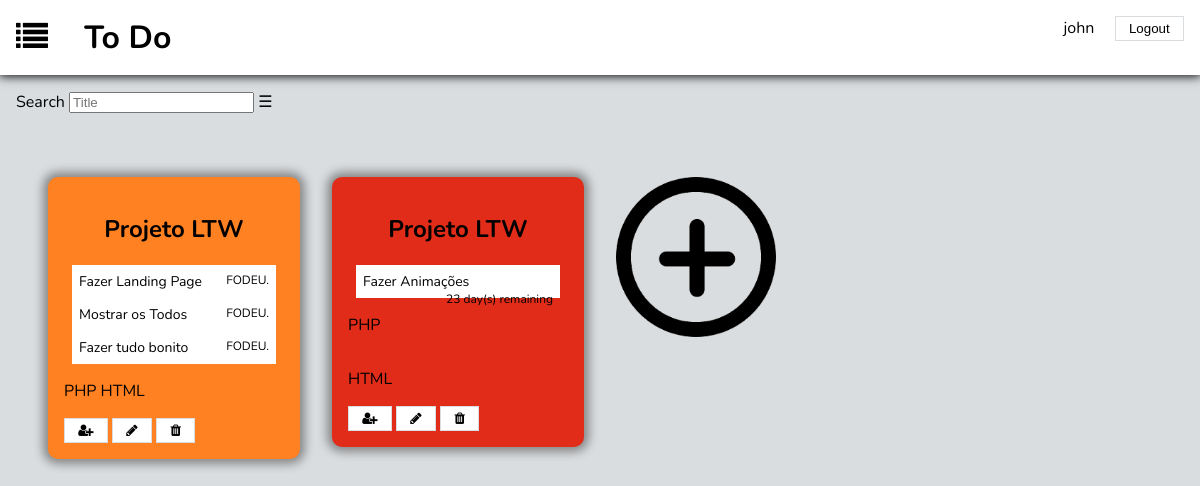
The page /home_page.php (signed in) on the database its author committed.
### tables this page shows
CREATE TABLE belongs (
	list_id INTEGER REFERENCES lists NOT NULL, 
	usr_id INTEGER REFERENCES users NOT NULL,
	PRIMARY KEY(list_id, usr_id)
);

CREATE TABLE lists (
	id INTEGER PRIMARY KEY AUTOINCREMENT,
	title VARCHAR NOT NULL,
	done INTEGER DEFAULT(-1),
	priority INTEGER DEFAULT(3)
);

CREATE TABLE hasCategories (
	list_id INTEGER REFERENCES lists NOT NULL,
	cat_id INTEGER REFERENCES categories NOT NULL,
	PRIMARY KEY(list_id, cat_id)
);

CREATE TABLE categories (
	cat_id INTEGER PRIMARY KEY AUTOINCREMENT,
	cat_name VARCHAR NOT NULL
);

### database/list.php (called while the page is built, shortened)
<?php
	function getAllLists($username){
		global $dbh;
		$stmt = $dbh->prepare("SELECT * FROM lists, users, belongs
								WHERE lists.id = belongs.list_id AND belongs.usr_id = users.usr_id AND usr_username = ?;");
		$stmt->execute(array($username));
		return $stmt->fetchAll();
	}
	function getListCategories($list_id){
		global $dbh;
		$stmt = $dbh->prepare("SELECT * FROM lists, hasCategories, categories
								WHERE hasCategories.list_id = lists.id AND hasCategories.cat_id = categories.cat_id AND lists.id = ?");
		$stmt->execute(array($list_id));
		return $stmt->fetchAll();
	}
	function getListTodos($list_id){
		global $dbh;
		$stmt = $dbh->prepare("SELECT todos.todo_id, todos.name, todos.limit_date, todos.done FROM todos, hasItems, lists
								WHERE lists.id = hasItems.list_id AND hasItems.todo_id = todos.todo_id AND lists.id = ?");
		$stmt->execute(array($list_id));
		return $stmt->fetchAll();
	}
?>

### templates/todos/time.php (called while the page is built, shortened)
<?php
	function getTimeDiff($ref){
		$currdt = new DateTime("now");
		$refdt = new DateTime($ref);
		$days = $currdt->diff($refdt)->format('%R%a');
		if($days > 0)
			$resMsg = intval($days) . " day(s) remaining";
		else
			$resMsg = "FODEU.";
		return $resMsg;
	}
?>

### templates/todos/show_lists.php (the view, shortened to what this page needs)
<div id="search">
	<label>Search
		<input type="search" placeholder="Title" name="search_title">
	</label>
	<label class="hamburger" for="hamburger"></label>
</div>
<section id="lists">
	<?php foreach ($lists as $list) { ?>
	<?php
	if($list['priority'] == 1)
		$priority = 'p1';
	else if($list['priority'] == 2)
		$priority = 'p2';
	else if($list['priority'] == 3)
		$priority = 'p3';
	?>
	<a href="list_page.php?list_id=<?= $list['list_id']?>">
		<div id=<?= $list['id']?> class="list <?= $priority?>">
			<h2><?= $list['title']?></h2>
			<div class="todos">
				<?php foreach ($todos[$list['id']] as $todo) { ?>
				<div class="todo">
					<p><?= $todo['name']?></p>
					<?php $timeLeft = getTimeDiff($todo['limit_date']); ?>
					<span><?= $timeLeft ?></span>
				</div>
				<?php } ?>
			</div>
			<div class="categories">
				<?php foreach ($categories[$list['id']] as $cat) { ?>
				<div class="category">
					<p><?= $cat['cat_name']?></p>
				</div>
				<?php } ?>
			</div>
			<button name="Invite"><i class="fa fa-user-plus" aria-hidden="true"></i></button>
			<button name="Edit"><i class="fa fa-pencil" aria-hidden="true"></i></button>
			<button name="Remove"><i class="fa fa-1x fa-trash" aria-hidden="true"></i></button>
		</div>
	</a>
		<?php } ?>
		<div id="ultimo">
			<a href="#"><img src="images/addIcon.png"></a>
		</div>
</section>

### home_page.php
<?php
	include_once('includes/init.php');
	include_once('database/list.php');
	include_once('templates/todos/time.php');
	if (!isset($_SESSION['username'])){
     	header('Location: page404.php');
	}
    else{
		$lists = getAllLists($_SESSION['username']);
		$categories = array();
		foreach ($lists as $list) {
			$categories[$list['id']] = getListCategories($list['id']);
		}
		$todos = array();
		foreach ($lists as $list) {
			$todos[$list['id']] = getListTodos($list['id']);
		}
		include_once('templates/common/header.php');
		include_once('templates/todos/show_lists.php');
		include_once('templates/common/footer.php');
	}
?>

### templates/common/header.php (shortened to what this page needs)
<!DOCTYPE html>
<html>
<head>
	<link rel="stylesheet" type="text/css" href="https://maxcdn.bootstrapcdn.com/font-awesome/4.7.0/css/font-awesome.min.css">
	<link rel="stylesheet" type="text/css" href="css/todos.css">
</head>
<body>
	<header>
		<a href="home_page.php"><i class="fa fa-list fa-2x" aria-hidden="true"></i></a>
		<h1>To Do</h1>
		<?php include_once('templates/common/user.php'); ?>
	</header>

### templates/common/user.php (shortened to what this page needs)
<div id="user">
  <?php if (isset($_SESSION['username']) && $_SESSION['username'] != '') { ?>
    <form action="logout.php" method="post">
      <a href="profile_page.php"><?=$_SESSION['username']?></a>
      <input type="submit" value="Logout">
    </form>
  <?php } ?>
</div>

### templates/common/footer.php
	</body>
</html>

### css/todos.css (style rules this page uses)
body { background-color: #d9dde0; font-family: 'Nunito', sans-serif; margin: 0; }
header { color: black; padding: 1em; background-color: white; box-shadow: 0 0 10px 1px black; }
h1 { display: inline; color: black; padding: 1em; }
a { text-decoration: none; color: black; }
button, input[type="Submit"] { padding: 0.3em 1em; background-color: white; border: 1px solid #d9dde0; color: black; }
#user { float: right; }
#user a { margin: 0 1em; }
#lists a { text-decoration: none; color: black; }
#lists { margin: 2em; display: grid; grid-template-columns: 25% 25% 25% 25%; grid-template-rows: auto; }
#lists > * { display: inline-block; margin: 1em 1em; }
.list { background-color: white; padding: 1em; border-radius: 10px; box-shadow: 0px 0px 10px 5px #888888; transition: transform 0.5s; }
#ultimo img { max-width: 10em; }
.list h2 { text-align: center; border-radius: 10px; }
.todos { display: block; margin: 0 0.5em; border-radius: 10px; }
.todo { background-color: white; position: relative; padding: 0.5em; font-size: 14px; }
.todo span { font-size: 12px; }
.todo p { display: inline; }
span { margin-left: 2em; float: right; }
.category { display: inline-block; }
.p1 { background-color: #e02c18; }
.p2 { background-color: #ff8121; }
#search { display: inline-block; color: black; margin: 1em; }
#search .hamburger:before { content: "\2630"; }

### rows shown on the page
belongs: list.title "Projeto LTW", name "Fazer Landing Page", timeLeft "FODEU.", name "Mostrar os Todos", name "Fazer tudo bonito"
hascategories: cat.cat_name "PHP"
hascategories: cat.cat_name "HTML"
belongs: list.title "Projeto LTW", name "Fazer Animações", timeLeft "23 day(s) remaining"
hascategories: cat.cat_name "PHP"
hascategories: cat.cat_name "HTML"

### other values the page prints
$_SESSION['username'] "john"
